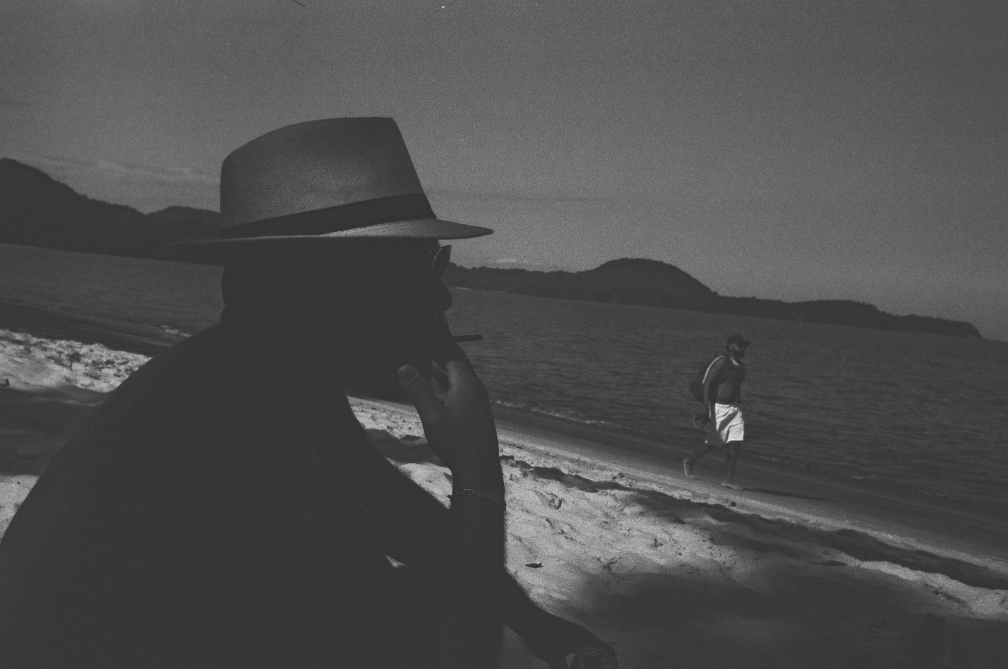
#> input picture imagens_usadas_para_testes/pouco_contraste.jpg, 3024 x 2005 px, found by its file name (shown at 1/3 size)
$ python 05_fatiamento_nivel_de_intensidade.py
#> lines starting #> are read from the running program, lines starting #| are printed output that depends on the picture; after the words box and inside, x2 and y2 are one past the last pixel; in counts of white or black regions, pixels touching at a corner belong together
"""
# Teoria

Definir uma metrica para que apenas um pedaço do aspectro seja destacado

"""

import cv2 as cv
import numpy as np

def corrige_tamanho(img):
    return cv.resize(img, (800, 600))

img = cv.imread("imagens_usadas_para_testes/pouco_contraste.jpg")
#> img is the input picture: shape (2005, 3024, 3); min 33, max 255, mean 78.5
img = corrige_tamanho(img)
#> in corrige_tamanho, `return cv.resize(img, (800, 600))`:
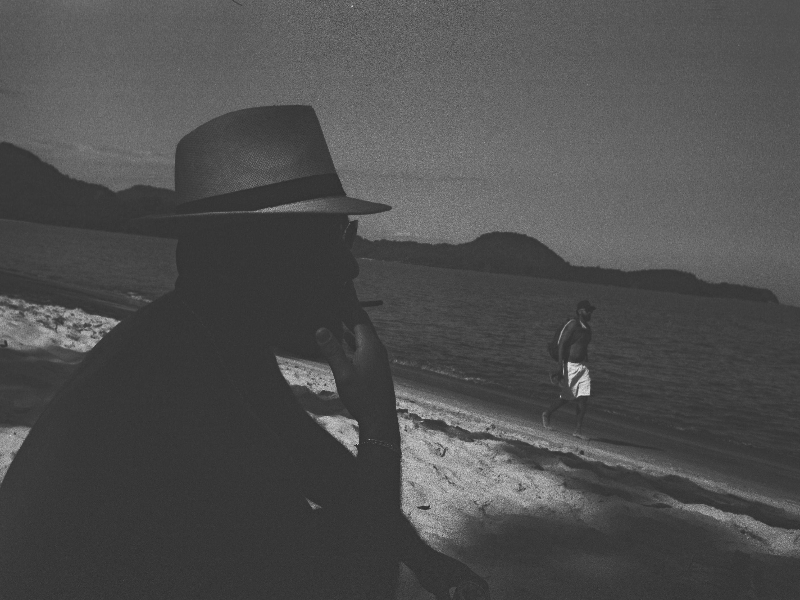
#> returned value: shape (600, 800, 3); min 43, max 225, mean 78.3
img = cv.cvtColor(img, cv.COLOR_BGR2GRAY)
#> img: shape (600, 800)

# Definindo a mascara
img_saida = img.astype(np.float32)

mask = (img_saida <= 60)
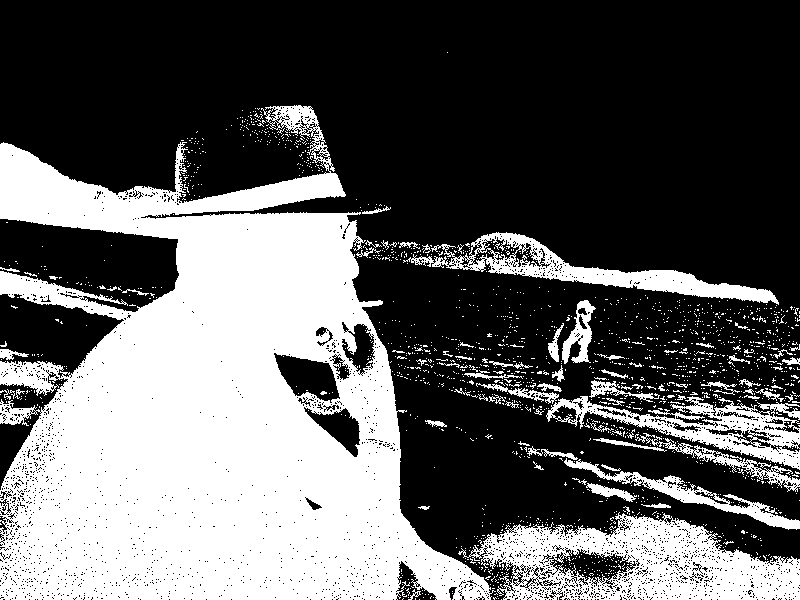
#> mask: shape (600, 800) bool; 37.3% white; 1706 white regions (1626 under 20 px), largest, box (x1, y1, x2, y2) and area: (0, 105, 496, 600) 137623, (458, 512, 800, 600) 16274, (403, 232, 779, 305) 6082

img_saida[mask] = 0
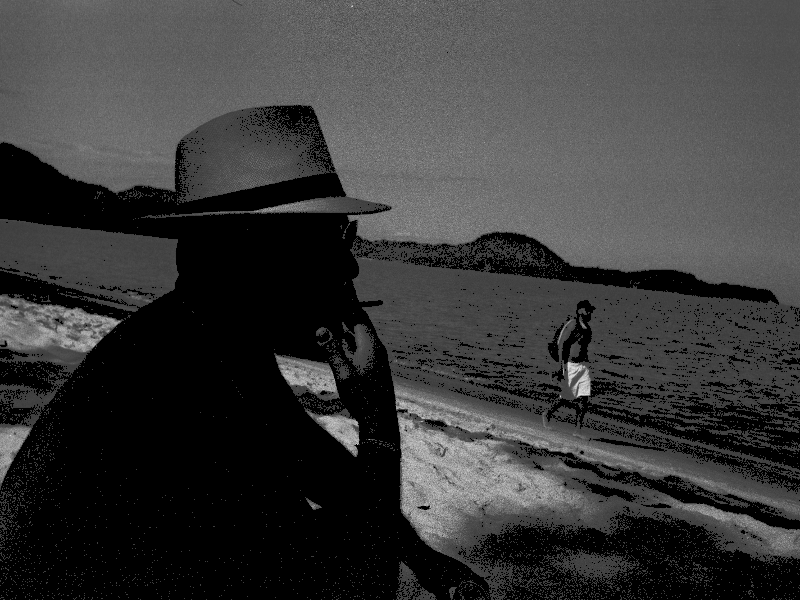
#> img_saida: shape (600, 800) float32; min 0, max 225, mean 57.5
img_saida[~mask] = 120

img_saida = img_saida.astype(np.uint8)

cv.imshow("Original", img)
cv.imshow("Saida", img_saida)
cv.waitKey(0)
cv.destroyAllWindows()

$ run again, with imagens_usadas_para_testes/Imagem_do_livro.png saved as imagens_usadas_para_testes/pouco_contraste.jpg
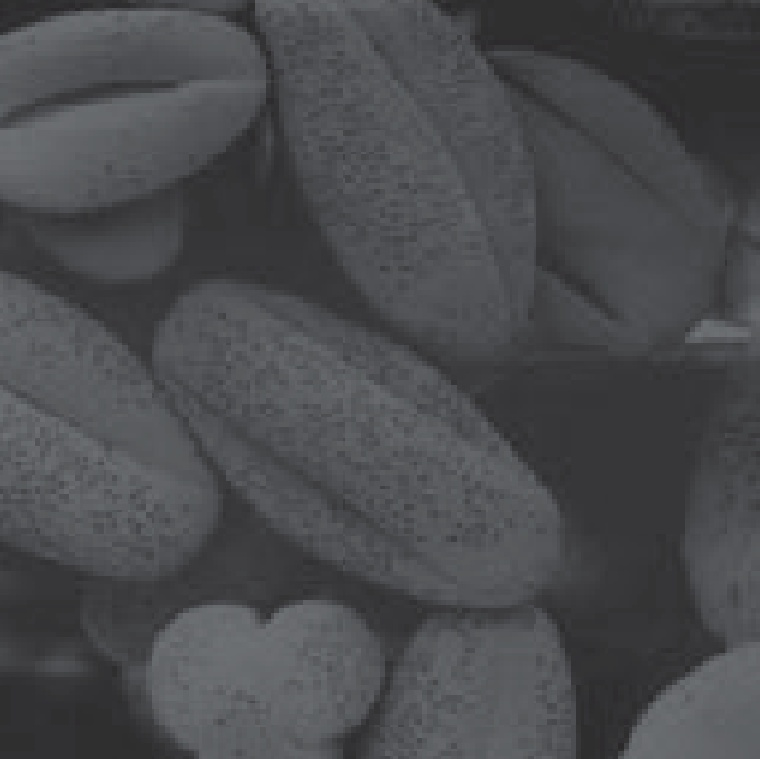
#> input picture imagens_usadas_para_testes/Imagem_do_livro.png, 760 x 759 px, found by its file name
#> img is the input picture: shape (759, 760, 3); mean B, G, R 78, 75.1, 74.2
#> img: shape (600, 800)
#> `mask = (img_saida <= 60)`:
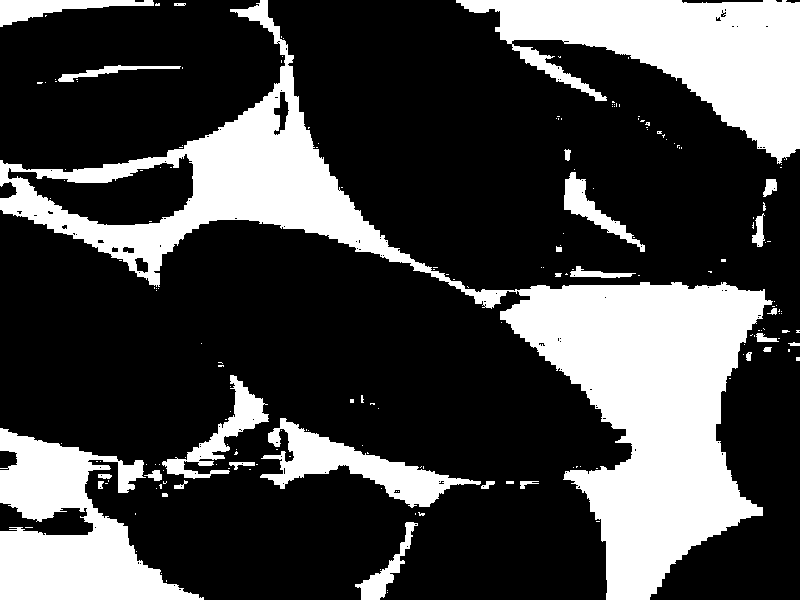
#> mask: shape (600, 800) bool; 27.7% white; 190 white regions (160 under 20 px), largest, box (x1, y1, x2, y2) and area: (0, 0, 773, 600) 73112, (456, 0, 800, 164) 25745, (0, 428, 204, 600) 17979
#> `img_saida[mask] = 0`:
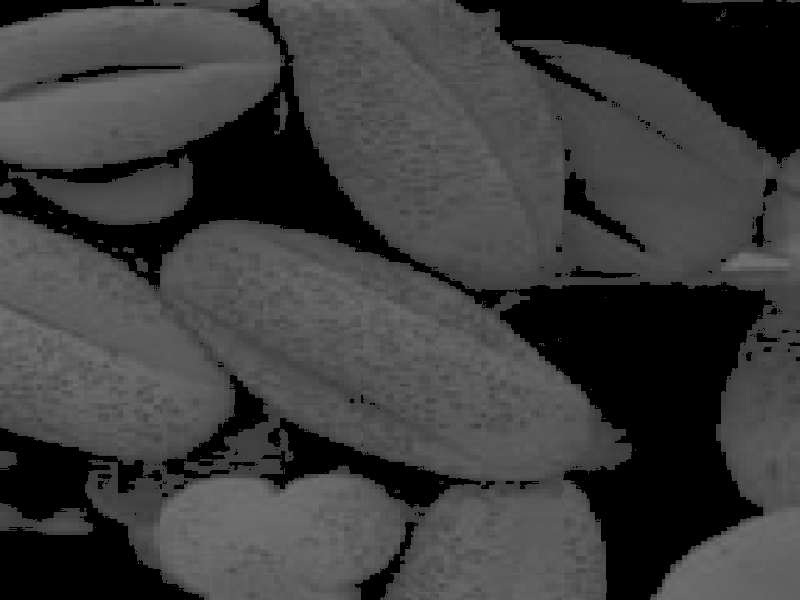
#> img_saida: shape (600, 800) float32; min 0, max 114, mean 60.1
